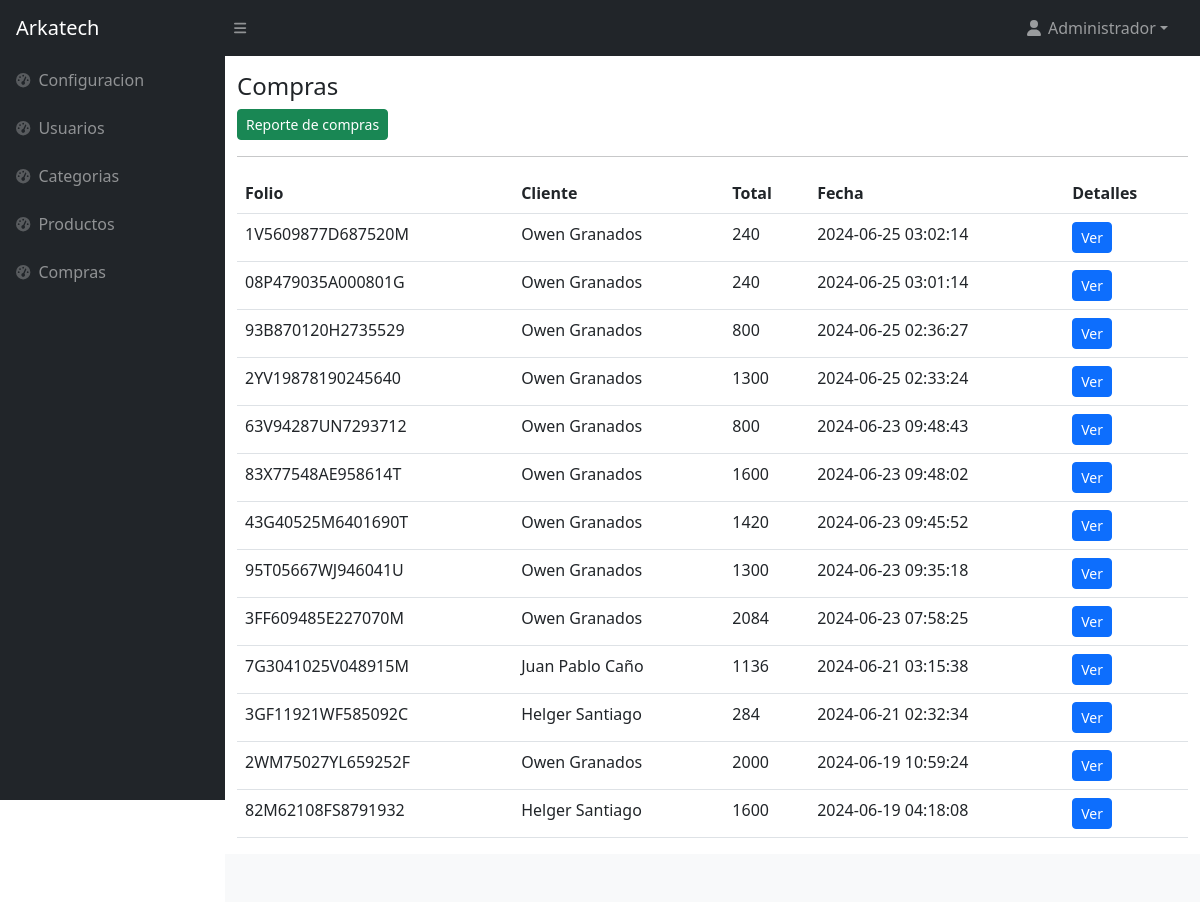
Screenshot of /admin/compras/index.php (signed in) with the database file from the repository.
### tables this page shows
CREATE TABLE `compra` (
  `id` int(11) NOT NULL,
  `id_transaccion` varchar(20) NOT NULL,
  `fecha` datetime NOT NULL,
  `status` varchar(20) NOT NULL,
  `email` varchar(30) NOT NULL,
  `id_cliente` int(11) NOT NULL,
  `total` decimal(10,0) NOT NULL
);

### admin/compras/index.php (the view, shortened to what this page needs)
<?php
$db = new Database();
$con = $db->conectar();;
$sql = "SELECT id_transaccion, fecha, status, total, CONCAT(nombres,' ',apellidos) AS clientes
FROM compra
INNER JOIN clientes ON compra.id_cliente = clientes.id
ORDER BY DATE(fecha) DESC";
$result = $con->query($sql);
require_once "../header.php";
?>
<main>
    <div class="container mt-3">
        <h4>Compras</h4>
        <a href="genera_reporte_compras.php" class="btn btn-success btn-sm">
               Reporte de compras
        </a>
        <hr>
        <table class="table">
            <thead>
                <tr>
                    <th>Folio</th>
                    <th>Cliente</th>
                    <th>Total</th>
                    <th>Fecha</th>
                    <th>Detalles</th>
                </tr>
            </thead>
            <tbody>
                <?php while ($row = $result->fetch(PDO::FETCH_ASSOC)) { ?>
                    <tr>
                        <td><?php echo $row['id_transaccion'] ?></td>
                        <td><?php echo $row['clientes'] ?></td>
                        <td><?php echo $row['total'] ?></td>
                        <td><?php echo $row['fecha'] ?></td>
                        <td>
                            <button type="button" class="btn btn-sm btn-primary" data-bs-toggle="modal"
                            data-bs-target="#detalleModal"
                             data-bs-orden="<?php echo $row['id_transaccion']; ?>">Ver</button>
                        </td>
                    </tr>
                <?php } ?>
            </tbody>
        </table>
    </div>
</main>
<?php include '../footer.php'; ?>

### rows the page displays
compra: id_transaccion "1V5609877D687520M", clientes "Owen Granados", total "240", fecha "2024-06-25 03:02:14"
compra: id_transaccion "08P479035A000801G", clientes "Owen Granados", total "240", fecha "2024-06-25 03:01:14"
compra: id_transaccion "93B870120H2735529", clientes "Owen Granados", total "800", fecha "2024-06-25 02:36:27"
compra: id_transaccion "2YV19878190245640", clientes "Owen Granados", total "1300", fecha "2024-06-25 02:33:24"
compra: id_transaccion "63V94287UN7293712", clientes "Owen Granados", total "800", fecha "2024-06-23 09:48:43"
compra: id_transaccion "83X77548AE958614T", clientes "Owen Granados", total "1600", fecha "2024-06-23 09:48:02"
compra: id_transaccion "43G40525M6401690T", clientes "Owen Granados", total "1420", fecha "2024-06-23 09:45:52"
compra: id_transaccion "95T05667WJ946041U", clientes "Owen Granados", total "1300", fecha "2024-06-23 09:35:18"
compra: id_transaccion "3FF609485E227070M", clientes "Owen Granados", total "2084", fecha "2024-06-23 07:58:25"
compra: id_transaccion "7G3041025V048915M", clientes "Juan Pablo Caño", total "1136", fecha "2024-06-21 03:15:38"
compra: id_transaccion "3GF11921WF585092C", clientes "Helger Santiago", total "284", fecha "2024-06-21 02:32:34"
compra: id_transaccion "2WM75027YL659252F", clientes "Owen Granados", total "2000", fecha "2024-06-19 10:59:24"
compra: id_transaccion "82M62108FS8791932", clientes "Helger Santiago", total "1600", fecha "2024-06-19 04:18:08"

### other values shown
$_SESSION['user_name'] "Administrador"
